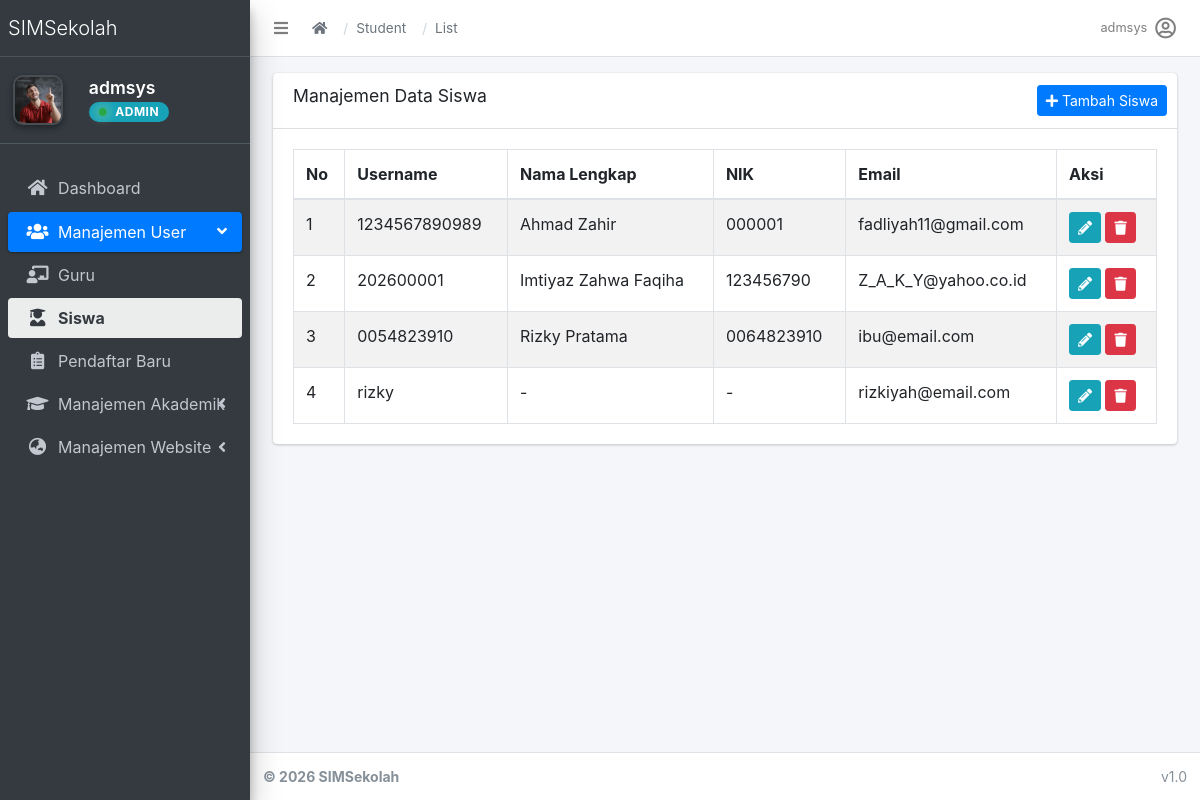
The page /accounts/students/ (signed in) on the database as committed earlier.
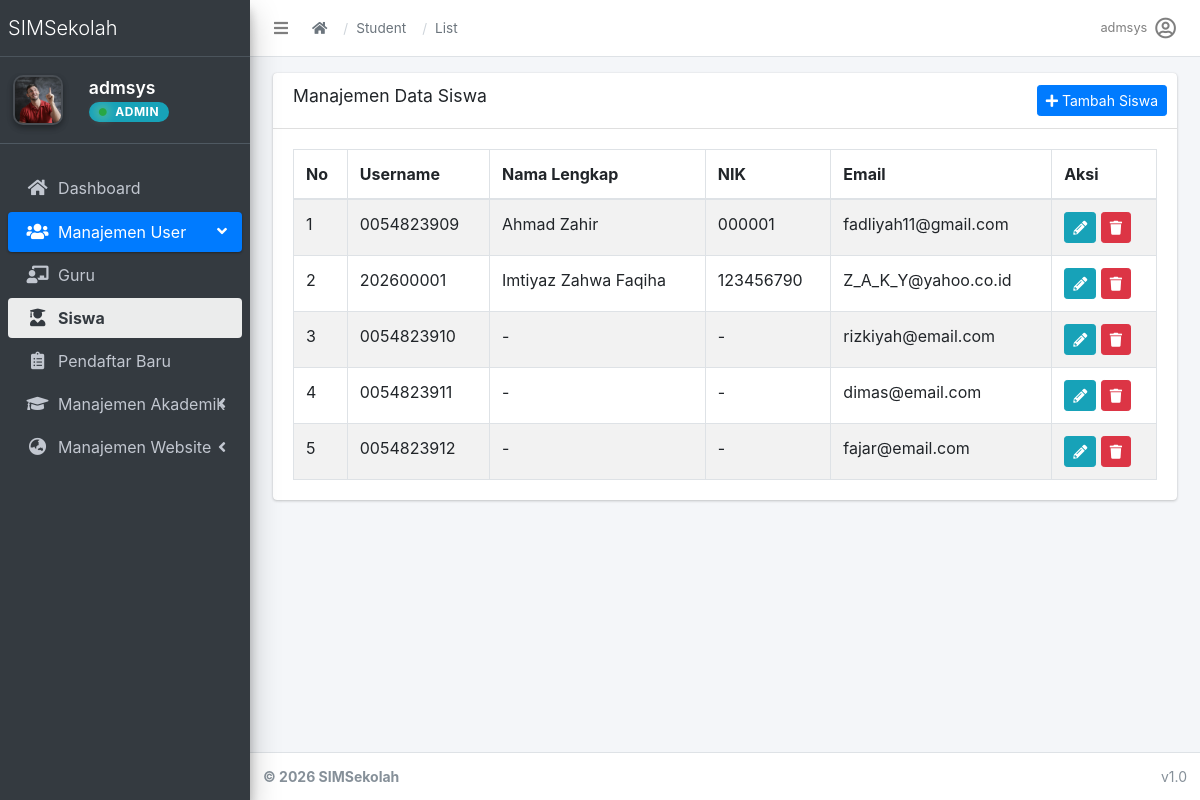
The same page on the database as committed later.
### apps/accounts/models.py (models this page shows, shortened)
class User(AbstractUser):
    role = models.CharField(
        max_length=20,
        choices=(
            ('admin', 'Admin'),
            ('operator', 'Operator'),
            ('teacher', 'Teacher'),
            ('student', 'Student'),
        ),
        default='student'
    )

class UserProfile(models.Model):
    GENDER_CHOICES = (
        ('L', 'Laki-laki'),
        ('P', 'Perempuan'),
    )
    user = models.OneToOneField(User, on_delete=models.CASCADE)
    nama_lengkap = models.CharField(max_length=150, blank=True)
    nik = models.CharField(max_length=16, blank=True)
    jenis_kelamin = models.CharField(max_length=1, choices=GENDER_CHOICES, blank=True)
    tempat_lahir = models.CharField(max_length=100, blank=True)
    tanggal_lahir = models.DateField(null=True, blank=True)
    nama_ibu_kandung = models.CharField(max_length=150, blank=True)
    nama_sekolah = models.CharField(max_length=200, blank=True)
    npsn = models.CharField(max_length=20, blank=True)
    alamat_sekolah = models.TextField(blank=True)
    email_unit_kerja = models.EmailField(blank=True)
    alamat_rumah = models.TextField(blank=True)
    no_hp = models.CharField(max_length=20, blank=True)
    email_pribadi = models.EmailField(blank=True)
    pendidikan_terakhir = models.CharField(max_length=100, blank=True)
    jurusan = models.CharField(max_length=100, blank=True)
    gelar = models.CharField(max_length=50, blank=True)

### apps/accounts/views.py (the view)
# urls.py: path('students/', views.student_list, name='student_list'),
@admin_only
def student_list(request):
    students = User.objects.filter(role='student')
    return render(request, 'accounts/student_list.html', {'students': students})

### apps/accounts/templatetags/account_tags.py (called while the page is built)
@register.inclusion_tag('accounts/partials/user_info.html') # Sesuaikan template tag Suhu
def user_profile_info(user):
    profile = None
    if user.is_authenticated:
        if hasattr(user, 'userprofile'):
            profile = user.userprofile
        elif hasattr(user, 'student_profile'):
            profile = user.student_profile
    return {
        'user': user,
        'profile': profile,
    }

### apps/core/context_processors.py (called while the page is built)
def theme(request):
    return {
        "THEME": settings.THEME
    }

def breadcrumbs(request):
    breadcrumbs = []
    if request.resolver_match:
        url_name = request.resolver_match.url_name
        if url_name:
            parts = url_name.split("_")
            for part in parts:
                breadcrumbs.append({
                    "name": part.capitalize(),
                    "url": ""
                })
    return {
        "breadcrumbs": breadcrumbs
    }

### apps/accounts/templates/accounts/student_list.html (shortened to what this page needs)
{% extends 'admin/base.html' %}
{% load static %}
{% block content %}
<div class="container-fluid">
    <div class="row">
        <div class="col-12">
            <div class="card">
                <div class="card-header">
                    <h3 class="card-title">Manajemen Data Siswa</h3>
                    <div class="card-tools">
                        <a href="{% url 'accounts:student_create' %}" class="btn btn-primary btn-sm">
                            <i class="fas fa-plus"></i> Tambah Siswa
                        </a>
                    </div>
                </div>
                <div class="card-body">
                    <table id="example1" class="table table-bordered table-striped">
                        <thead>
                            <tr>
                                <th>No</th>
                                <th>Username</th>
                                <th>Nama Lengkap</th>
                                <th>NIK</th>
                                <th>Email</th>
                                <th>Aksi</th>
                            </tr>
                        </thead>
                        <tbody>
                            {% for student in students %}
                            <tr>
                                <td>{{ forloop.counter }}</td>
                                <td>{{ student.username }}</td>
                                <td>{{ student.userprofile.nama_lengkap|default:"-" }}</td>
                                <td>{{ student.userprofile.nik|default:"-" }}</td>
                                <td>{{ student.email }}</td>
                                <td>
                                    <a href="{% url 'accounts:student_edit' student.pk %}" class="btn btn-info btn-sm">
                                        <i class="fas fa-pencil-alt"></i>
                                    </a>
                                    <form action="{% url 'accounts:student_delete' student.pk %}" method="POST" style="display:inline;">
                                        <button type="submit" class="btn btn-danger btn-sm" onclick="return confirm('Yakin ingin menghapus?')">
                                            <i class="fas fa-trash"></i>
                                        </button>
                                    </form>
                                </td>
                            </tr>
                            {% empty %}
                            <tr>
                                <td colspan="6" class="text-center">Belum ada data murid.</td>
                            </tr>
                            {% endfor %}
                        </tbody>
                    </table>
                </div>
                </div>
        </div>
    </div>
</div>
{% endblock %}

### templates/admin/base.html (shortened to what this page needs)
{% load static %}
<!DOCTYPE html>
<html lang="id">
<head>
  <link rel="stylesheet" href="{% static 'adminlte/plugins/fontawesome-free/css/all.min.css' %}">
  <link rel="stylesheet" href="{% static 'adminlte/css/adminlte.min.css' %}">
</head>
<body class="hold-transition sidebar-mini layout-fixed">
<div class="wrapper">
  {% include "admin/partials/navbar.html" %}
  {% include "admin/partials/sidebar.html" %}
  <div class="content-wrapper">
    <section class="content pt-3">
      <div class="container-fluid">
        {% block content %}{% endblock %}
      </div>
    </section>
  </div>
  {% include "admin/partials/footer.html" %}
</div>
</body>
</html>

### templates/admin/partials/navbar.html (shortened to what this page needs)
<nav class="main-header navbar navbar-expand navbar-white navbar-light">
  <ul class="navbar-nav">
    <li class="nav-item">
      <a class="nav-link" data-widget="pushmenu" href="#" role="button">
        <i class="fas fa-bars"></i>
      </a>
    </li>
  </ul>
  <nav aria-label="breadcrumb" class="d-none d-md-flex align-items-center ml-2">
    <ol class="breadcrumb">
      <li class="breadcrumb-item">
        <a href="{% url 'dashboard' %}"><i class="fas fa-home"></i></a>
      </li>
      {% for crumb in breadcrumbs %}
        {% if crumb.url %}
          <li class="breadcrumb-item">
            <a href="{{ crumb.url }}">{{ crumb.name }}</a>
          </li>
        {% else %}
          <li class="breadcrumb-item active" aria-current="page">
            {{ crumb.name }}
          </li>
        {% endif %}
      {% endfor %}
    </ol>
  </nav>
  <ul class="navbar-nav ml-auto">
  <li class="nav-item dropdown">
    <a class="nav-link d-flex align-items-center" data-toggle="dropdown" href="#">
      <span class="mr-2 d-none d-lg-inline text-gray-600 small">
        {% if request.user.role == 'student' %}
          {{ request.user.student_profile.nama_lengkap|default:request.user.username }}
        {% elif request.user.role == 'teacher' %}
          {{ request.user.teacher_profile.nama_lengkap|default:request.user.username }}
        {% else %}
          {{ request.user.username }}
        {% endif %}
      </span>
      {% if request.user.role == 'student' and request.user.student_profile.foto %}
        <img src="{{ request.user.student_profile.foto.url }}" class="img-circle elevation-2" style="width: 30px; height: 30px; object-fit: cover;">
      {% elif request.user.role == 'teacher' and request.user.teacher_profile.foto %}
        <img src="{{ request.user.teacher_profile.foto.url }}" class="img-circle elevation-2" style="width: 30px; height: 30px; object-fit: cover;">
      {% else %}
        <i class="far fa-user-circle fa-lg"></i>
      {% endif %}
    </a>
  </li>
</ul>
</nav>

### templates/admin/partials/sidebar.html
<aside class="main-sidebar sidebar-dark-primary elevation-4">
  <a href="{% url 'dashboard' %}" class="brand-link">
    <span class="brand-text font-weight-light">SIMSekolah</span>
  </a>
{% load account_tags %}
{% user_profile_info request.user %}
  <div class="sidebar">
    <nav class="mt-2">
      <ul class="nav nav-pills nav-sidebar flex-column" data-widget="treeview">
        {% if user.is_superuser %}
          {% include "admin/menu/admin_menu.html" %}
        {% elif user.groups.first.name == "teacher" %}
          {% include "dashboard/teachers/_menu.html" %}
        {% else %}
          {% include "dashboard/students/_menu.html" %}
        {% endif %}
      </ul>
    </nav>
  </div>
</aside>

### apps/accounts/templates/accounts/partials/user_info.html
{% load static %}
{% if user.is_authenticated %}
    <div class="user-panel mt-3 pb-3 mb-3 d-flex align-items-center">
        <div class="image">
           <img src="{% if user.role == 'student' and user.student_profile.foto %}{{ user.student_profile.foto.url }}{% elif user.role == 'teacher' and user.teacher_profile.foto %}{{ user.teacher_profile.foto.url }}{% else %}{% static 'img/gurulaki.jpg' %}{% endif %}"
     class="elevation-2"
     style="width: 50px; height: 50px; object-fit: cover; border-radius: 10px; border: 2px solid rgba(255,255,255,0.1); transition: transform .3s ease;"
     onmouseover="this.style.transform='scale(1.1)'"
     onmouseout="this.style.transform='scale(1)'">
        </div>
        <div class="info ml-3">
            <a href="{% if user.role == 'student' %}{% url 'students:profile' %}{% elif user.role == 'teacher' %}{% url 'teachers:profile' %}{% else %}{% url 'accounts:profile' %}{% endif %}"
   class="d-block"
   style="font-size: 1.1rem; font-weight: 600; line-height: 1.1; color: #fff;">
    {% if user.role == 'student' %}
        {{ user.student_profile.nama_lengkap|default:user.username }}
    {% elif user.role == 'teacher' %}
        {{ user.teacher_profile.nama_lengkap|default:user.username }}
    {% else %}
        {{ user.username }}
    {% endif %}
</a>
            <span class="badge badge-info mt-1 d-inline-flex align-items-center"
                  style="font-size: 12px; padding: 4px 10px; letter-spacing: 0.5px; border-radius: 50px;">
                <i class="fas fa-circle mr-2" style="font-size: 8px; color: #28a745; text-shadow: 0 0 8px #28a745, 0 0 12px #ffffff;"></i>
                {{ user.role|upper }}
            </span>
        </div>
    </div>
{% endif %}

### templates/admin/menu/admin_menu.html (shortened to what this page needs)
<li class="nav-item">
  <a href="{% url 'dashboard' %}" class="nav-link {% if request.resolver_match.url_name == 'dashboard' %}text-white font-weight-bold{% endif %}">
    <i class="nav-icon fas fa-home"></i>
    <p>Dashboard</p>
  </a>
</li>
<li class="nav-item {% if 'teacher' in request.path or 'students' in request.path or 'registrations' in request.path %}menu-open{% endif %}">
  <a href="#" class="nav-link {% if 'teacher' in request.path or 'students' in request.path or 'registrations' in request.path %}active{% endif %}">
    <i class="nav-icon fas fa-users"></i>
    <p>
      Manajemen User
      <i class="right fas fa-angle-left"></i>
    </p>
  </a>
  <ul class="nav nav-treeview">
    <li class="nav-item">
      <a href="{% url 'teachers:teacher_list' %}"
         class="nav-link {% if 'teacher' in request.path %}active{% endif %}">
            <i class="fas fa-chalkboard-teacher nav-icon"></i>
            <p {% if 'teacher' in request.path %}class="font-weight-bold"{% endif %}>Guru</p>
        </a>
    </li>
    <li class="nav-item">
      <a href="{% url 'students:student_list' %}"
       class="nav-link {% if request.resolver_match.url_name == 'student_list' %}active{% endif %}">
        <i class="fas fa-user-graduate nav-icon"></i>
        <p {% if request.resolver_match.url_name == 'student_list' %}class="font-weight-bold"{% endif %}>Siswa</p>
     </a>
    </li>
    <li class="nav-item">
      <a href="{% url 'students:registration_list' %}"
       class="nav-link {% if request.resolver_match.url_name == 'registration_list' %}active{% endif %}">
        <i class="fas fa-clipboard-list nav-icon"></i>
        <p {% if request.resolver_match.url_name == 'registration_list' %}class="font-weight-bold"{% endif %}>Pendaftar Baru</p>
     </a>
    </li>
</ul>
</li>
<li class="nav-item {% if 'classrooms' in request.path or 'subjects' in request.path %}menu-open{% endif %}">
  <a href="#" class="nav-link {% if 'classrooms' in request.path or 'subjects' in request.path %}active{% endif %}">
    <i class="nav-icon fas fa-graduation-cap"></i>
    <p>
      Manajemen Akademik
      <i class="right fas fa-angle-left"></i>
    </p>
  </a>
</li>
<li class="nav-item {% if 'post' in request.path or 'page' in request.path or 'banners' in request.path or 'ProfileSekolah' in request.path %}menu-open{% endif %}">
  <a href="#" class="nav-link {% if 'post' in request.path or 'page' in request.path or 'banners' in request.path or 'ProfileSekolah' in request.path %}active{% endif %}">
    <i class="nav-icon fas fa-globe-asia"></i> <p>
      Manajemen Website
      <i class="right fas fa-angle-left"></i>
    </p>
  </a>
</li>

### templates/admin/partials/footer.html
<footer class="main-footer text-sm">
  <strong>
    &copy; {% now "Y" %} SIMSekolah
  </strong>
  <div class="float-right d-none d-sm-inline-block">
    v1.0
  </div>
</footer>

### templates/admin/base.html (style rules this page uses)
.main-header .breadcrumb { background-color: transparent !important; margin-bottom: 0 !important; padding: 0 !important; display: flex !important; align-items: center !important; height: 100%; }
.main-header .breadcrumb-item { display: flex; align-items: center; font-size: 0.85rem; }
.main-header .breadcrumb-item + .breadcrumb-item::before { content: "/" !important; padding-left: 0.5rem; padding-right: 0.5rem; color: #ced4da !important; }
.main-header .breadcrumb-item a { color: #6c757d; transition: color 0.2s; }

Rows that differ between the two databases and show on the page:
removed User: username "0054823910", userprofile.nama_lengkap "Rizky Pratama", userprofile.nik "0064823910", email "ibu@email.com"
changed User "fadliyah11@gmail.com": username "1234567890989" → "0054823909"
changed User "rizkiyah@email.com": username "rizky" → "0054823910"
added User: username "0054823911", userprofile.nama_lengkap "-", userprofile.nik "-", email "dimas@email.com"
added User: username "0054823912", userprofile.nama_lengkap "-", userprofile.nik "-", email "fajar@email.com"
